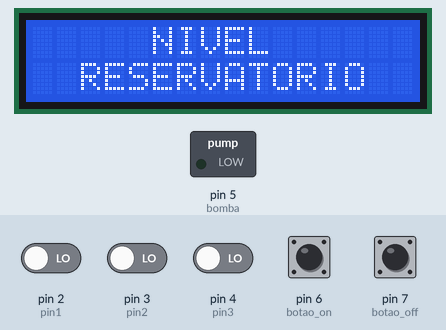
Bench run of a sketch on a simulated Arduino Uno, built with avr-gcc and run on an emulated ATmega328P. Shown: 16×2 character LCD, switched loads named in the sketch (green lamp = pin HIGH). The inputs (shaded band) are chosen by the test bench; at power-on: pin 2 (pin1), pin 3 (pin2), pin 4 (pin3), pin 6 (botao_on), pin 7 (botao_off) LOW.

Above: at 1.2 s.
1.3 s: pin 4 (pin3) driven HIGH
At 9.0 s:
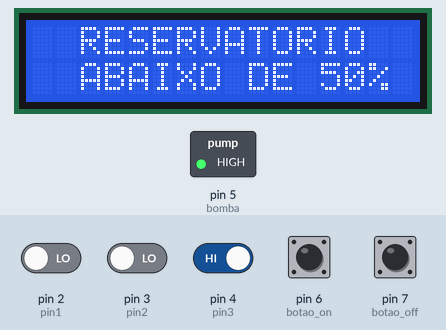
11.5 s: pin 7 (botao_off) pulled HIGH for 2.9 s
At 12.4 s:
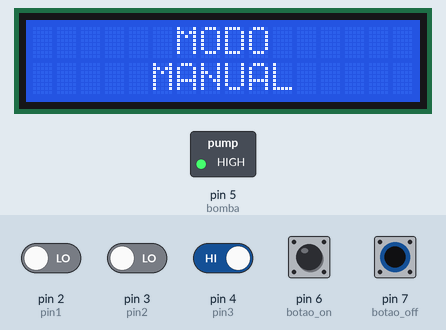
21.6 s: pin 6 (botao_on) pulled HIGH for 2.9 s
At 26.5 s:
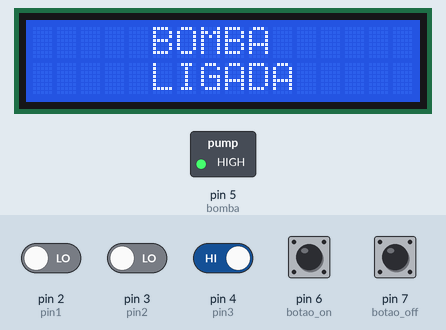
35.6 s: pin 6 (botao_on) driven HIGH and pin 7 (botao_off) driven HIGH
At 40.6 s:
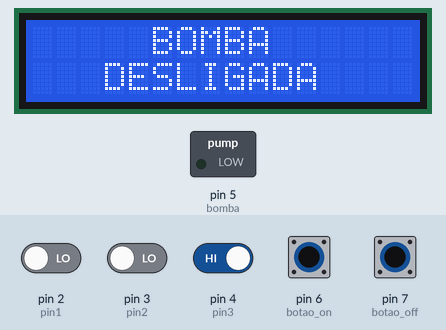
47.5 s: pin 3 (pin2) driven HIGH
At 51.6 s:
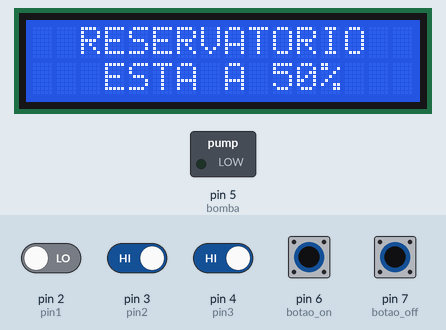
59.4 s: pin 2 (pin1) driven HIGH
At 62.9 s:
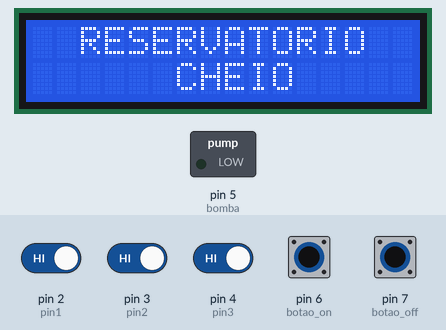
Timing chart, 0 to 64.4 s (numbered marks = the images above; inputs shaded):
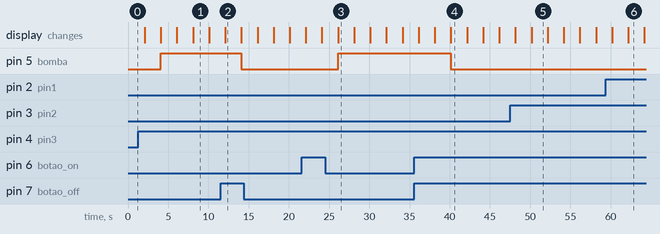

Measured:
- after the input at 1.3 s, the display: first differs from a run without the input after 6.8 s (image 1)
- after the input at 11.5 s, pin 5 (bomba): HIGH → LOW after 2.6 s; the display: changes after 0.59 s (image 2)
- after the input at 21.6 s, pin 5 (bomba): LOW → HIGH after 4.5 s; the display: first differs from a run without the input after 4.5 s (image 3)
- after the input at 35.6 s, pin 5 (bomba): HIGH → LOW after 4.5 s; the display: first changes after 0.54 s (image 4 shows a later state)
- after the input at 47.5 s, the display: first differs from a run without the input after 2.7 s (image 5)
- after the input at 59.4 s, the display: first differs from a run without the input after 2.8 s (image 6)
- what the display in image 1 shows lasts 2.0 s, from 8.1 s to 10.1 s

The sketch:

Nivel_com_LCD.ino
```cpp
/* Nível de Reservatório com 3 sensores e Display LCD.

 Desenvolvido por Lucas Bastos.

/* Data: 29/07/2013


/******************************************************************************************************
*  Informação sobre a pinagem do LCD:                                                                       *
*  Pinos usados:                                                                                      *
*    8 -> RS do LCD                                                                                   *
*    9 -> EN do LCD                                                                                   *
*    10 -> D4 do LCD                                                                                   *
*    11 -> D5 do LCD                                                                                   *
*    12 -> D6 do LCD                                                                                  *
*    13 -> D7 do LCD                                                                                  *
*    Você deve alimentar o LCD                                                                        *
*    Ligar um Potenciômetro/trimpot ao pino VO do LCD para controlar o contraste                      *
*    Ligar o R/W do LCD ao GND                                                                        *
*    Ligar os pinos D0, D1, D2, D3 do LCD ao GND                                                      *
*******************************************************************************************************/

//Para informações sobre a Biblioteca LiquidCrystal.h, vá na guia Help/Reference/Libraries/LiquidCrystal
#include <LiquidCrystal.h> //Incluindo a biblioteca para acionamento do LCD 16x2

LiquidCrystal lcd(8, 9, 10, 11, 12, 13);//Configurando os pinos que estão conectados ao LCD

// Definindo as variáveis usadas do programa.

int pin1=2,sensor_cheio;
int pin2=3,sensor_medio;
int pin3=4,sensor_vazio;
int bomba=5;
int botao_act=0;
int botao_on=6;
int botao_off=7;
int t=2000;
int teste;

void setup(){

  lcd.begin(16, 2);//Inicializa a biblioteca para trabalhar com display de 16 caracteres por 2 linhas (16x2)

  // Configurando os pinos dos sensores como entradas.
  pinMode(pin1,INPUT);
  pinMode(pin2,INPUT);
  pinMode(pin3,INPUT);

  // Configurando os pinos dos botões como entradas.
  pinMode(botao_on,INPUT);
  pinMode(botao_off,INPUT);

  // Configurando o pino de acionamento da bomba como saída.
  pinMode(bomba,OUTPUT);

}

void loop(){

  // Fazendo a leitura dos pinos dos sensores.
  sensor_cheio=digitalRead(pin1);
  sensor_medio=digitalRead(pin2);
  sensor_vazio=digitalRead(pin3);


  // Leitura e testes dos Botões.

  if(digitalRead(botao_on)==1){
    teste=1;
    botao_act=1;
  }
  if(digitalRead(botao_off)==1){
    teste=0;
    botao_act=1;
  }
  if((digitalRead(botao_on)==1)&&(digitalRead(botao_off)==1)){
    botao_act=0;
  }


  if(botao_act==0){

  // Teste dos níveis lógicos dos pinos dos sensores.

  lcd.clear();
  lcd.setCursor(5,0); // Seta o cursor para coluna 5 linha 0.
  lcd.print("NIVEL");
  lcd.setCursor(2,1);
  lcd.print("RESERVATORIO");

  delay(t);

  if((sensor_cheio==1)&&(sensor_medio==1)&&(sensor_vazio==1)){

    lcd.clear();
    lcd.setCursor(2,0); // Seta o cursor para coluna 2 linha 0.
    lcd.print("RESERVATORIO");
    lcd.setCursor(6,1);
    lcd.print("CHEIO");
    delay(t);

    teste=0;
  }

  if((sensor_cheio==0)&&(sensor_medio==1)&&(sensor_vazio==1)){

    lcd.clear();
    lcd.setCursor(2,0); // Seta o cursor para coluna 2 linha 0.
    lcd.print("RESERVATORIO");
    lcd.setCursor(3,1);
    lcd.print("ESTA A 50%");
    delay(t);
  }

  if((sensor_cheio==0)&&(sensor_medio==0)&&(sensor_vazio==1)){

    lcd.clear();
    lcd.setCursor(2,0); // Seta o cursor para coluna 2 linha 0.
    lcd.print("RESERVATORIO");
    lcd.setCursor(2,1);
    lcd.print("ABAIXO DE 50%");
    delay(t);
  }

  if((sensor_cheio==0)&&(sensor_medio==0)&&(sensor_vazio==0)){

    lcd.clear();
    lcd.setCursor(2,0); // Seta o cursor para coluna 2 linha 0.
    lcd.print("RESERVATORIO");
    lcd.setCursor(6,1);
    lcd.print("VAZIO");
    delay(t);

    teste=1;
  }
  }
  else{
    lcd.clear();
  lcd.setCursor(6,0); // Seta o cursor para coluna 5 linha 0.
  lcd.print("MODO");
  lcd.setCursor(5,1);
  lcd.print("MANUAL");

  delay(t);
  }

  if(teste==1){
  lcd.clear();

    digitalWrite(bomba,HIGH);//Liga a Bomba.

    lcd.setCursor(5,0); // Seta o cursor para coluna 5 linha 0.
    lcd.print("BOMBA");
    lcd.setCursor(5,1);
    lcd.print("LIGADA");
    delay(t);
  }
  else{
    digitalWrite(bomba,LOW); // Desliga a Bomba.

    lcd.clear();
    lcd.setCursor(5,0); // Seta o cursor para coluna 5 linha 0.
    lcd.print("BOMBA");
    lcd.setCursor(3,1);
    lcd.print("DESLIGADA");
    delay(t);
  }


}
```
